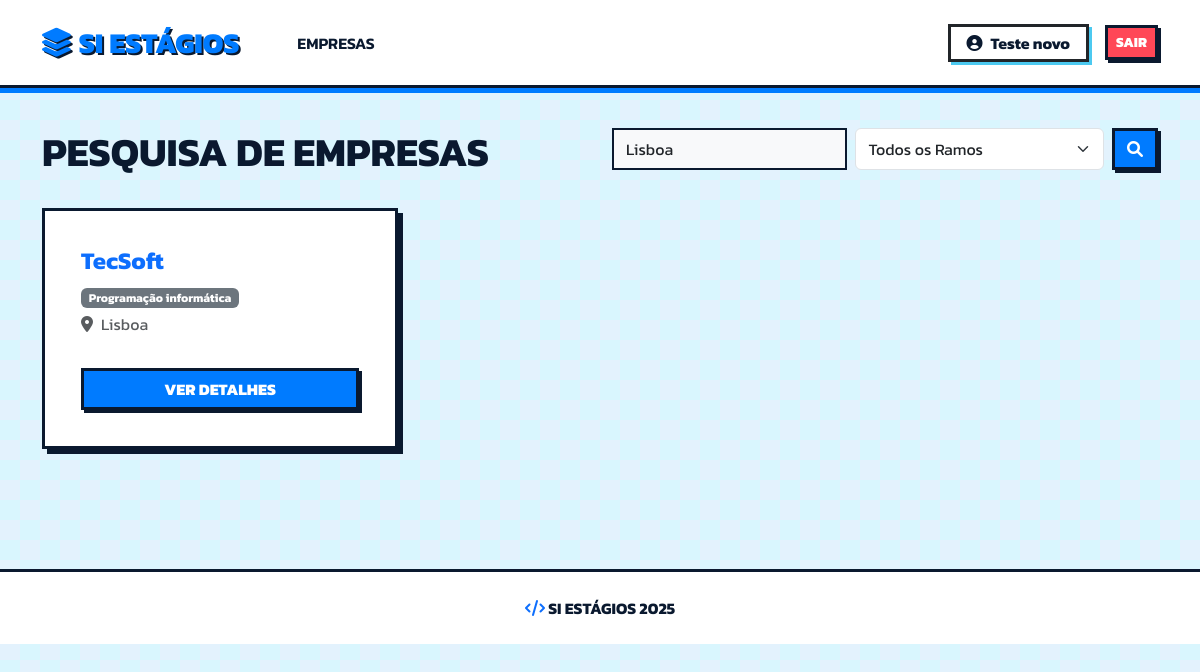
The page /DataBasesProject2/siestagios_web_based/aluno/dashboard.php?local=Lisboa (signed in) on the database its author committed.
### tables this page shows
CREATE TABLE `empresa` (
  `responsavel_id` int(11) DEFAULT NULL,
  `empresa_id` int(11) NOT NULL,
  `num_contribuinte` char(9) DEFAULT NULL,
  `firma` varchar(150) DEFAULT NULL,
  `morada_sede` varchar(150) DEFAULT NULL,
  `localidade` varchar(150) DEFAULT NULL,
  `codigo_postal` char(8) DEFAULT NULL,
  `telefone` varchar(150) DEFAULT NULL,
  `email` varchar(150) DEFAULT NULL,
  `website` varchar(150) DEFAULT NULL,
  `tipo_organizacao` varchar(150) DEFAULT NULL,
  `observacoes` varchar(150) DEFAULT NULL
);

### DataBasesProject2/siestagios_web_based/aluno/dashboard.php (the view, shortened to what this page needs)
<?php
include '../db.php'; include '../includes/header.php';
?>
<div class="row mb-4">
    <div class="col-md-6"><h1 class="display-6 fw-bold text-uppercase">Pesquisa de Empresas</h1></div>
    <div class="col-md-6">
        <form method="GET" class="d-flex gap-2">
            <input type="text" name="local" class="form-control" placeholder="Localidade..." value="<?php echo isset($_GET['local']) ? $_GET['local'] : ''; ?>">
            <select name="ramo" class="form-select">
                <option value="">Todos os Ramos</option>
            </select>
            <button type="submit" class="btn btn-primary"><i class="fas fa-search"></i></button>
        </form>
    </div>
</div>
<div class="row">
    <?php
    $sql = "SELECT DISTINCT e.*, r.descricao as nome_ramo
            FROM empresa e
            JOIN trabalha t ON e.empresa_id = t.empresa_id
            JOIN ramo_atividade r ON t.ramo_atividade_id = r.ramo_atividade_id
            WHERE 1=1";
    if(isset($_GET['local']) && !empty($_GET['local'])) {
        $local = mysqli_real_escape_string($conn, $_GET['local']);
        $sql .= " AND e.localidade LIKE '%$local%'";
    }
    $result = mysqli_query($conn, $sql);
    if(mysqli_num_rows($result) > 0) {
        while($row = mysqli_fetch_assoc($result)) {
            echo '<div class="col-md-4 mb-4">
                    <div class="card h-100">
                        <div class="card-body">
                            <h4 class="card-title fw-bold text-primary">'.$row['firma'].'</h4>
                            <p class="mb-1"><span class="badge bg-secondary">'.$row['nome_ramo'].'</span></p>
                            <p class="card-text text-muted"><i class="fas fa-map-marker-alt me-2"></i>'.$row['localidade'].'</p>
                            <a href="detalhes_empresa.php?id='.$row['empresa_id'].'" class="btn btn-primary w-100 mt-3">Ver Detalhes</a>
                        </div>
                    </div>
                  </div>';
        }
    } else {
        echo "<div class='alert alert-warning'>nenhuma empresa encontrada.</div>";
    }
    ?>
</div>
<?php include '../includes/footer.php'; ?>

### DataBasesProject2/siestagios_web_based/includes/header.php (style rules this page uses)
:root { --blue-dark: #0a192f; --blue-main: #007bff; --blue-light: #4cc9f0; --blue-pale: #e3f2fd; --white: #ffffff; --border-width: 3px; --shadow-dist: 5px; }
body { background-color: var(--blue-pale); background-image: linear-gradient(45deg, var(--blue-light) 25%, transparent 25%, transparent 75%, var(--blue-light) 75%, var(--blue-light)), linear-gradient(45deg, var(--blue-light) 25%, transparent 25%, transparent 75%, var(--blue-light) 75%, var(--blue-light)); background-size: 40px 40px; background-position: 0 0, 20px 20px; background-blend-mode: soft-light; font-family: 'Kanit', sans-serif; color: var(--blue-dark); min-height: 100vh; }
.card, .form-container { border: var(--border-width) solid var(--blue-dark); border-radius: 0; box-shadow: var(--shadow-dist) var(--shadow-dist) 0 var(--blue-dark); background: var(--white); padding: 20px; }
.btn { border: var(--border-width) solid var(--blue-dark); border-radius: 0; font-weight: 800; text-transform: uppercase; box-shadow: 3px 3px 0 var(--blue-dark); transition: all 0.1s; }
.btn-primary { background-color: var(--blue-main); color: var(--white); }
.form-control { border: 2px solid var(--blue-dark); border-radius: 0; background-color: #f8f9fa; }

### rows shown on the page
empresa: firma "TecSoft", nome_ramo "Programação informática", localidade "Lisboa"

### other values the page prints
$_SESSION['nome'] "Teste novo"
